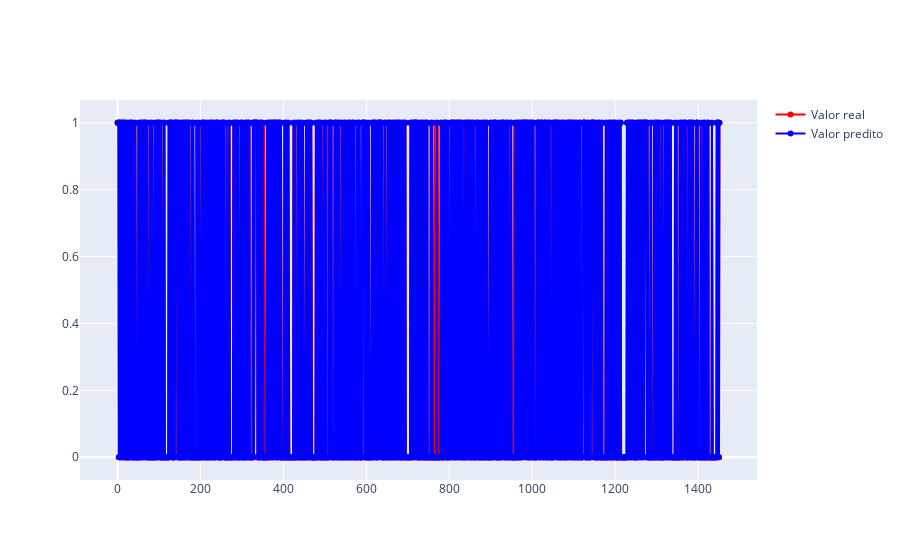

The notebook cell saved with this chart:
### Code cell
# Create an instance of RandomForestClassifier
random_forest = RandomForestClassifier()

# Fit the model
"""
qnt estimators = 117
rmse =  0.19813177016093972
IA acertou 96.07% dos casos.

qnt estimators = 118
rmse =  0.19986221148898362
IA acertou 96.01% dos casos.


qnt estimators = 116
rmse =  0.19986221148898362
IA acertou 96.01% dos casos.

"""

#treinando o modelo
random_forest = RandomForestClassifier(n_estimators=117,random_state=2)
#fim treinamento
random_forest.fit(var_treinamento, resp_treinamento.astype(int))

#fazendo a predição
predicao = random_forest.predict(var_teste)

dataframe_results['valor_predito'] = predicao

fig = go.Figure()
fig.add_trace(go.Scatter(x=dataframe_results.index,
                        y=dataframe_results.Valor_real,
                        mode='lines+markers',
                        name='Valor real',
                        line=dict(color='RED', width=2)))


#Linha com dados preditos
fig.add_trace(go.Scatter(x=dataframe_results.index,
                        y=dataframe_results.valor_predito,
                        mode='lines+markers',
                        name='Valor predito',
                        line=dict(color='BLUE', width=2)))
fig.show()


rmse = (np.sqrt(mean_squared_error(resp_test,predicao)))

print("rmse = ",rmse);


acertos = sum(dataframe_results.valor_predito == dataframe_results.Valor_real)
total_amostras = len(dataframe_results.Valor_real)
precisao_percentual = (acertos / total_amostras) * 100

print(f"IA acertou {precisao_percentual:.2f}% dos casos.")

### Figure 1 — Plotly figure (JSON) as saved in the notebook; plotly's stock layout.template omitted (floating-point values rounded to 4 significant figures; data arrays with more than 128 entries replaced by an {"elided": "..."} marker saying what was removed)
{"data": [{"line": {"color": "RED", "width": 2}, "mode": "lines+markers", "name": "Valor real", "type": "scatter", "x": {"elided": "1452 int values"}, "y": {"elided": "1452 int values"}}, {"line": {"color": "BLUE", "width": 2}, "mode": "lines+markers", "name": "Valor predito", "type": "scatter", "x": {"elided": "1452 int values"}, "y": {"elided": "1452 int values"}}], "layout": {}}
